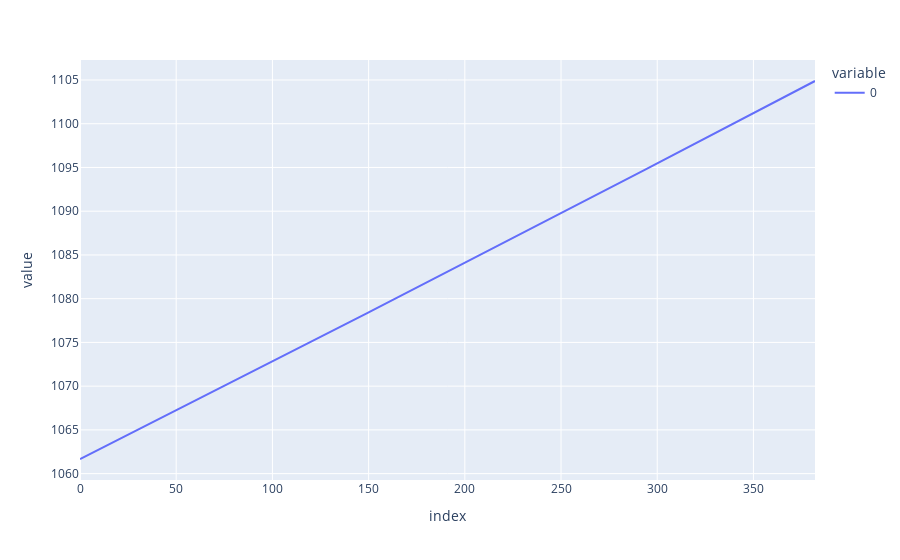

The cell this chart's notebook holds for it:
### Code cell
px.line(expected_payoffs)

### Figure 1 — Plotly figure (JSON) as saved in the notebook; plotly's stock layout.template omitted (floating-point values rounded to 4 significant figures; data arrays with more than 128 entries replaced by an {"elided": "..."} marker saying what was removed)
{"data": [{"hovertemplate": "variable=0<br>index=%{x}<br>value=%{y}<extra></extra>", "legendgroup": "0", "line": {"color": "#636efa", "dash": "solid"}, "marker": {"symbol": "circle"}, "mode": "lines", "name": "0", "orientation": "v", "showlegend": true, "type": "scatter", "x": {"elided": "383 int values"}, "xaxis": "x", "y": {"elided": "383 float values"}, "yaxis": "y"}], "layout": {"legend": {"title": {"text": "variable"}, "tracegroupgap": 0}, "margin": {"t": 60}, "xaxis": {"anchor": "y", "domain": [0, 1], "title": {"text": "index"}}, "yaxis": {"anchor": "x", "domain": [0, 1], "title": {"text": "value"}}}}
